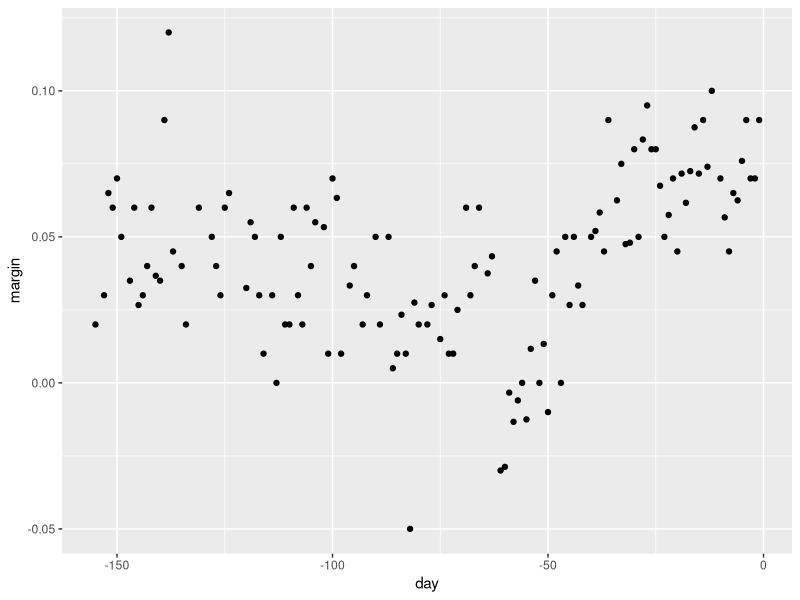
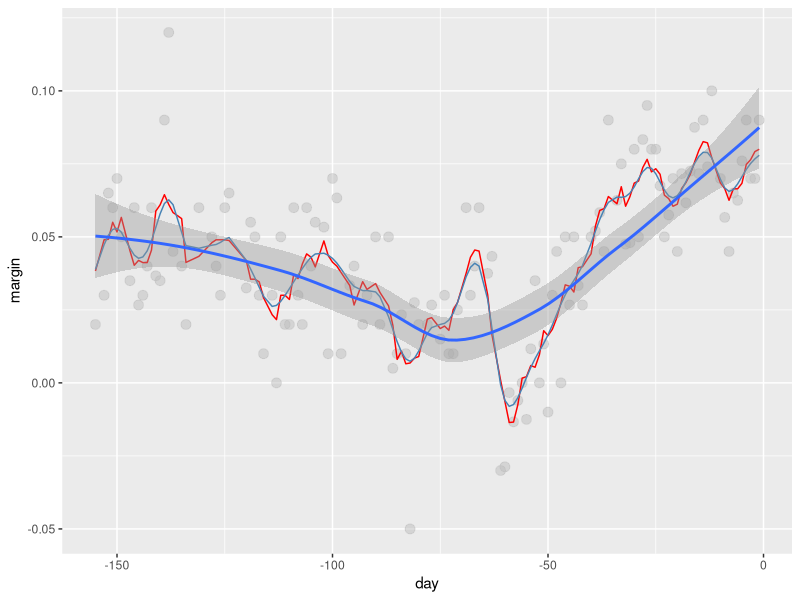
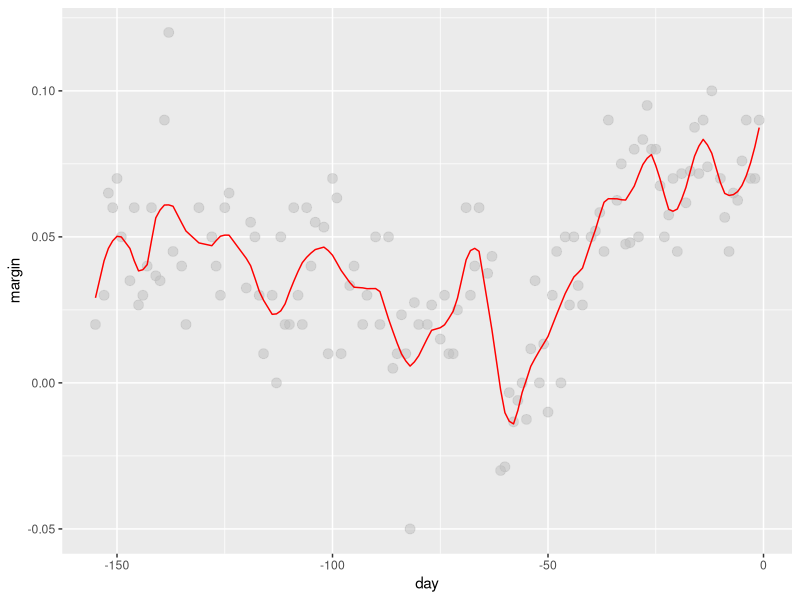
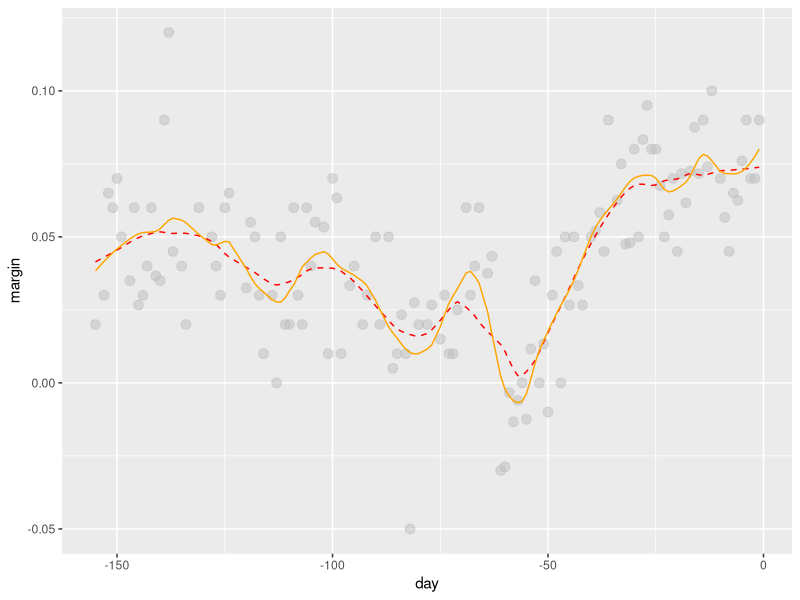
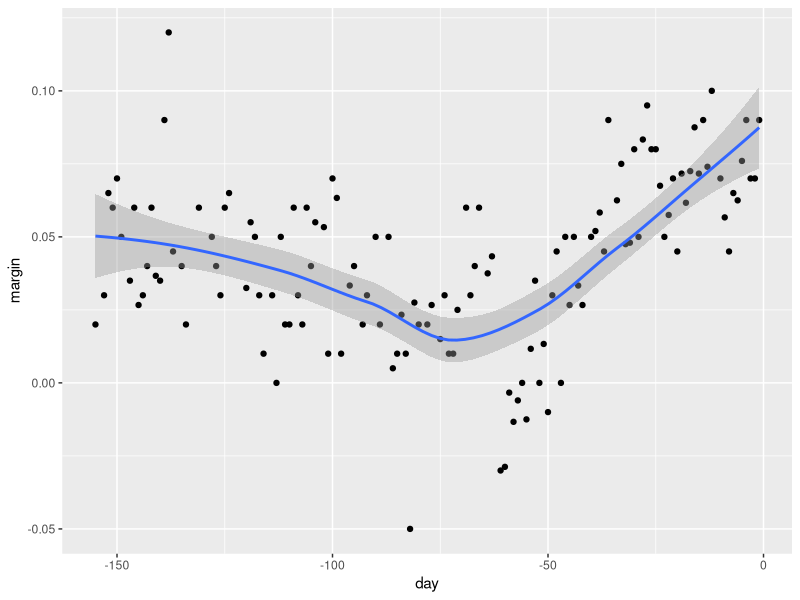
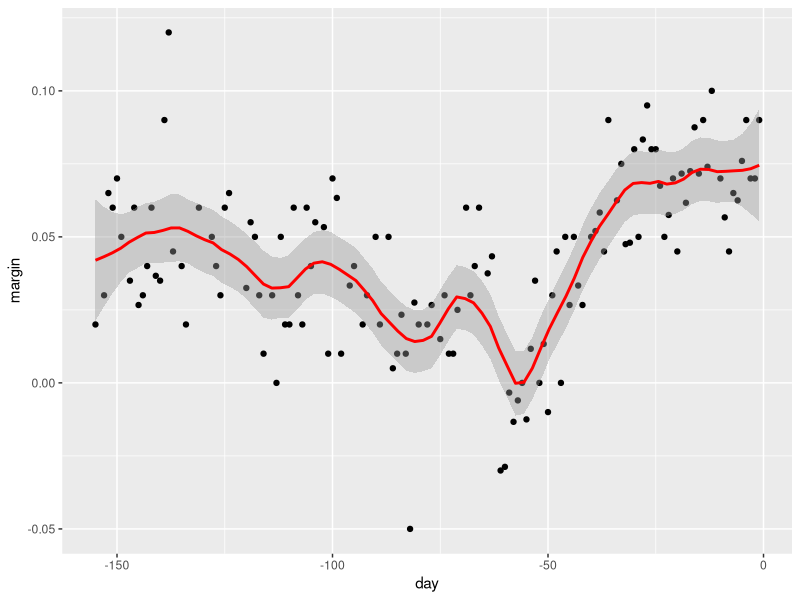

R code for these plots, in order:
# 29-Smoothing.R
# To explain these concepts, we will focus first on a problem with just one predictor. Specifically, we try to estimate the time trend in the 2008 US popular vote poll margin (difference between Obama and McCain).
library(tidyverse)
library(dslabs)
data('polls_2008')


polls_2008 %>% 
    ggplot() +
    geom_point(aes(x = day, y = margin))

# 
# Yi =f(xi)+εi
#

# 29.1 Bin smoothing
span <- 7
fit_box <- with(polls_2008,
            ksmooth(day, margin, x.points = day, kernel='box', bandwidth=span))
fit_norm <- with(polls_2008,
                ksmooth(day, margin, x.points = day, kernel='normal', bandwidth=span))

polls_2008 %>% 
    mutate(smooth_box = fit_box$y) %>% 
    mutate(smooth_norm = fit_norm$y) %>% 
    ggplot(aes(day, margin)) +
    geom_point(size=3, alpha=0.5, color='grey') +
    geom_line(aes(day, smooth_box), color='red') +
    geom_line(aes(day, smooth_norm), color='steelblue') +
    geom_smooth(method='loess', formula='y ~ x')

# 29.2 Kernels
# The final result from the bin smoother is quite wiggly. One reason for this is that each time the window moves, two points change. We can attenuate this somewhat by taking weighted averages that give the center point more weight than far away points, with the two points at the edges receiving very little weight.
# You can think of the bin smoother approach as a weighted average:
#  f(x0) = Sigma w0(xi)Yi


# 29.3 Local weighted regression (loess)
# LOESS (locally estimated scatterplot smoothing) 
# Instead of assuming the function is approximately constant in a window, we assume the function is locally
# linear. We can consider larger window sizes with the linear assumption than with a constant. Instead of the one week window, we consider a larger one in which the trend is approximately linear. We start with a 3 week window and later consider and evaluate other options:
# E[Yi|Xi = xi] = β0 +β1(xi −x0) if |xi −x0| ≤ 21
# For every point x0, loess defines a window and fits a line within that window. Here is an example showing
# the fits for x0 =−125 and x0 =−55:

# The final result is a smoother fit than the bin smoother since we use larger sample sizes to estimate our local parameters:
total_days <- diff(range(polls_2008$day))
span <- 21 / total_days

fit_loess <- loess(margin ~ day, degree=2, span=span, data=polls_2008)
polls_2008 %>% 
    mutate(smooth=fit_loess$fitted) %>% 
    ggplot(aes(day, margin)) +
    geom_point(size=3, alpha=0.5, color='gray') +
    geom_line(aes(day, smooth), color='red')


# 29.3.1 Fitting parabolas
# Taylor’s Theorem also tells us that if you look at any mathematical function closely enough, it looks like a parabola. The theorem also states that you don’t have to look as closely when approximating with parabolas as you do when approximating with lines. This means we can make our windows even larger and fit parabolas instead of lines.

# This is actually the default procedure of the function loess. You may have noticed that when we showed the code for using loess, we set degree = 1. This tells loess to fit polynomials of degree 1, a fancy name for lines. If you read the help page for loess, you will see that the argument degree defaults to 2. By default, loess fits parabolas not lines. Here is a comparison of the fitting lines (red dashed) and fitting parabolas
total_days <- diff(range(polls_2008$day))
span <- 28 / total_days
fit_1 <- loess(margin ~ day, degree=1, span=span, data=polls_2008)
fit_2 <- loess(margin ~ day, span=span, data=polls_2008)

polls_2008 %>% 
    mutate(smooth_1 = fit_1$fitted,
           smooth_2 = fit_2$fitted) %>% 
    ggplot(aes(day, margin)) +
    geom_point(size=3, alpha=0.5, color='grey') +
    geom_line(aes(day, smooth_1), color='red', lty=2) +
    geom_line(aes(day, smooth_2), color='orange', lty=1)
# The degree = 2 gives us more wiggly results. We actually prefer degree = 1 as it is less prone to this kind of noise.


# 29.3.2 Beware of default smoothing parameters
# ggplot uses loess in its geom_smooth function:
polls_2008 %>% 
    ggplot(aes(day, margin)) +
    geom_point() +
    geom_smooth()
# But be careful with default parameters as they are rarely optimal. However, you can conveniently change them:
polls_2008 %>% 
    ggplot(aes(day, margin)) +
    geom_point() +
    geom_smooth(method='loess', formula = 'y ~ x', color='red', span=0.15,
                method.args = list(degree=1))
